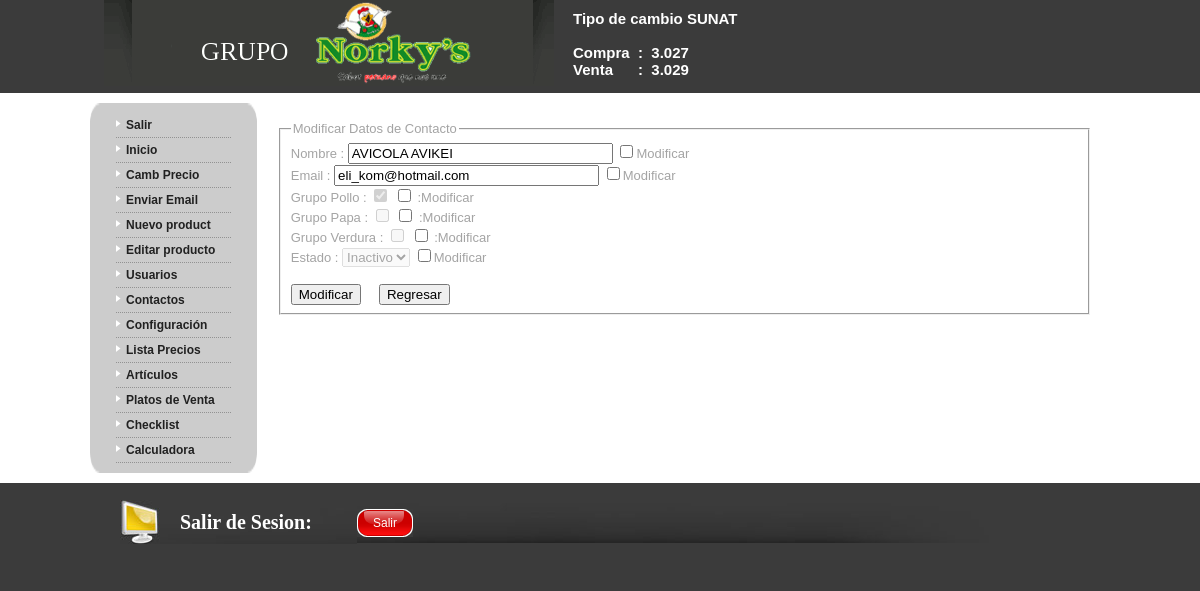
The page /index.php?modulo=contacto&pagina=contactos_editar&id=2 (signed in) on the database its author committed.
### tables this page shows
CREATE TABLE `tcambio_sunat` (
  `id_tcambio_sunat` int(11) NOT NULL AUTO_INCREMENT,
  `cambio_compra` float NOT NULL,
  `cambio_venta` float NOT NULL,
  PRIMARY KEY (`id_tcambio_sunat`)
);

CREATE TABLE `emails` (
  `id_email` int(11) NOT NULL AUTO_INCREMENT,
  `nombre` varchar(45) NOT NULL,
  `email` varchar(45) NOT NULL,
  PRIMARY KEY (`id_email`)
);

CREATE TABLE `estados` (
  `id_estado` int(11) NOT NULL AUTO_INCREMENT,
  `estado` varchar(10) NOT NULL,
  PRIMARY KEY (`id_estado`)
);

### modulos/contacto/controlador/contactos_editar.php (called while the page is built, shortened)
<?php
	if(isset($_GET["id"])) {
		$id = addslashes(trim($_GET["id"]));
	}
	require "modelo/contacto.php";
	if (!empty ($_POST) ) {
		mysql_query("BEGIN");
		$concatenado = "";
		if (isset($_POST["nombreck"])) {
			$nombre = addslashes(trim($_POST["nombre"]));
			$concatenado = "nombre='$nombre', ";
		}
		if (isset($_POST["emailck"])) {
			$email = addslashes(trim($_POST["email"]));
			$concatenado = $concatenado."email='$email'";
		}
		if (!empty($concatenado)) {
			$query = "UPDATE emails SET $concatenado WHERE id_email=$id";
			contacto_modify($query, $db);
		}
		if (isset($_POST["estadock"])) {
			$estado = addslashes(trim($_POST["estado"]));
			if ($estado == "activo") {
				$id_estado = 1;
			}else{
				$id_estado = 2;
			}
		}
		if (!empty($estado)) {
			$query = "UPDATE rel_estados_emails SET id_estado='$id_estado' WHERE id_email=$id";
			contacto_modify($query, $db);
		}
		if (isset($_POST["g_pollock"])) {
			$query = "SELECT id_email_use_grp FROM emails_users_grupos WHERE id_email=$id AND id_grupo=1";
			$id_emailgrp = select_id($query, $db);
			if ($id_emailgrp) {
				if (isset($_POST["g_pollo"])) {
					$estado = 1;
				} else {
					$estado = 2;
				}
				$query = "UPDATE rel_estados_email_use_grps SET id_estado=$estado WHERE id_email_use_grp=$id_emailgrp";
				$idmod = contacto_modify($query, $db);
			}else{
				$query = "INSERT emails_users_grupos(id_email, id_grupo) VALUES($id, 1)";
				$id_emailgrp = contacto_insert($query, $db);
				$query = "INSERT rel_estados_email_use_grps(id_email_use_grp, id_estado) VALUES($id_emailgrp, 1)";
				$id_relemailgpr = contacto_insert($query,$db);
			}
		}
		if (isset($_POST["g_papack"])) {
			$query = "SELECT id_email_use_grp FROM emails_users_grupos WHERE id_email=$id AND id_grupo=2";
			$id_emailgrp = select_id($query, $db);
			if ($id_emailgrp) {
				if (isset($_POST["g_papa"])) {
					$estado = 1;
				} else {
					$estado = 2;
				}
				$query = "UPDATE rel_estados_email_use_grps SET id_estado=$estado WHERE id_email_use_grp=$id_emailgrp";
				$idmod = contacto_modify($query, $db);
			}else{
				$query = "INSERT emails_users_grupos(id_email, id_grupo) VALUES($id, 2)";
				$id_emailgrp = contacto_insert($query, $db);
				$query = "INSERT rel_estados_email_use_grps(id_email_use_grp, id_estado) VALUES($id_emailgrp, 1)";
				$id_relemailgpr = contacto_insert($query,$db);
			}
		}
		if (isset($_POST["g_verdurack"])) {
			$query = "SELECT id_email_use_grp FROM emails_users_grupos WHERE id_email=$id AND id_grupo=3";
			$id_emailgrp = select_id($query, $db);
			if ($id_emailgrp) {
				if (isset($_POST["g_verdura"])) {
					$estado = 1;
				} else {
					$estado = 2;
				}
				$query = "UPDATE rel_estados_email_use_grps SET id_estado=$estado WHERE id_email_use_grp=$id_emailgrp";
				$idmod = contacto_modify($query, $db);
			}else{
				$query = "INSERT emails_users_grupos(id_email, id_grupo) VALUES($id, 3)";
				$id_emailgrp = contacto_insert($query, $db);
				$query = "INSERT rel_estados_email_use_grps(id_email_use_grp, id_estado) VALUES($id_emailgrp, 1)";
				$id_relemailgpr = contacto_insert($query,$db);
			}
		}
		mysql_query("COMMIT");
		$lista = list_contacto($db);
		$vista = $dir_vista."/contactos_lista.php";
	}else{
		$editarcontacto = contacto_data($id, $db);
	}
require_once "temas/$tema/tema.php";
?>

### modulos/contacto/index.php (called while the page is built, shortened)
<?php
switch($pagina){
	case "contactos_editar":
		$controlador = $pagina.".php";
		break;
}
require_once "controlador/$controlador";
?>

### index.php (called while the page is built, shortened)
<?php
	$modulo = "principal";
	if(isset($_GET["modulo"])){
		$modulo = addslashes(trim($_GET["modulo"]));
	}
	require_once "modulos/$modulo/index.php";
?>

### modelo/lista.php (called while the page is built, shortened)
<?php
function tcambio_sunat()
{
	$fid = mysql_query("SELECT cambio_compra, cambio_venta FROM tcambio_sunat WHERE id_tcambio_sunat=1");
	$rs = mysql_fetch_assoc($fid);
	return $rs;
}
?>

### modelo/contacto.php (called while the page is built, shortened)
<?php
function contacto_data($id,$db)
{
	$query = "SELECT a.id_email, nombre, email, f.estado AS estmail, b.id_email_use_grp AS rel_mail, b.id_grupo, grupo, g.estado AS estgrp FROM emails AS a ".
			"INNER JOIN emails_users_grupos AS b ON a.id_email=b.id_email ".
			"INNER JOIN emails_grupos AS c ON b.id_grupo=c.id_grupo ".
			"INNER JOIN rel_estados_emails AS d ON a.id_email=d.id_email ".
			"INNER JOIN rel_estados_email_use_grps AS e ON b.id_email_use_grp=e.id_email_use_grp ".
			"INNER JOIN estados AS f ON f.id_estado=d.id_estado ".
			"INNER JOIN estados AS g ON g.id_estado=e.id_estado ".
			"WHERE a.id_email=$id ";
	$contacto_data = rs_table($query, $db);
	return $contacto_data;
}
?>

### lib/php/funciones.php (called while the page is built, shortened)
<?php
function rs_table($query,$db)
{
	$rs = array();
	if(isset($GLOBALS["debug"]) && $GLOBALS["debug"]){
		$fetch = mysql_query($query) or die (mysql_error()."<br />".$query);
	}else{
		$fetch = mysql_query($query) or die ("error en la consulta");
	}
	while($row = mysql_fetch_assoc($fetch)){
		$rs[] = $row;
	}
	return $rs;
}
?>

### modulos/contacto/vista/contactos_editar.php (the view, shortened to what this page needs)
<br />
<form action="" method="post" enctype="multipart/form-data" onsubmit="return validausrmod(this)">
	<fieldset>
		<legend>Modificar Datos de Contacto</legend>
		<label>Nombre :</label>
		<input type ="text" id="nombre" name="nombre" size="30" readonly value="<?php echo $editarcontacto[0]['nombre'];?>" />
		<input type ="checkbox" id="modnombre" name="nombreck" value="nombreck" onclick="cambiareadonly(this)" />Modificar<br />
		<label>Email :</label>
		<input type = "text" id="email" name="email" size="30" readonly value="<?php echo $editarcontacto[0]['email'];?>" />
		<input type ="checkbox" id="modemail" name="emailck" value="emailck" onclick="cambiareadonly(this)" />Modificar<br />
		<?php
			$checko0 = "";
			$checka0 = "";
			$checkv0 = "";
			$checko1 = "";
			$checka1 = "";
			$checkv1 = "";
			$checko2 = "";
			$checka2 = "";
			$checkv2 = "";
			switch ($editarcontacto[0]['grupo']) {
				case "Pollo":
					if ($editarcontacto[0]['estgrp'] == "Activo") {
						$checko0 = "checked";
					}else{
						$checko0 = "";
					}
					break;
			}
			$checko = $checko0.$checko1.$checko2;
			$checka = $checka0.$checka1.$checka2;
			$checkv = $checkv0.$checkv1.$checkv2;
			echo "<label>Grupo Pollo :</label> \r";
			echo "<input type='checkbox' id='g_pollo' name='g_pollo' value='Pollo' $checko disabled /> \r";
			echo "<input type='checkbox' id='g_pollock' name='g_pollock' value='Pollo' onclick='cambiardisabledgrpollo(this)'/> :Modificar \r";
			echo "<br /> \r";
			echo "<label>Grupo Papa :</label> \r";
			echo "<input type='checkbox' id='g_papa' name='g_papa' value='Papa' $checka disabled /> \r";
			echo "<input type='checkbox' id='g_papack' name='g_papack' value='Papa' onclick='cambiardisabledgrpapa(this)' /> :Modificar \r";
			echo "<br /> \r";
			echo "<label>Grupo Verdura :</label> \r";
			echo "<input type='checkbox' id='g_verdura' name='g_verdura' value='Verdura' $checkv disabled /> \r";
			echo "<input type='checkbox' id='g_verdurack' name='g_verdurack' value='Verdura' onclick='cambiardisabledgrverdura(this)' /> :Modificar \r";
		?>
		<br />
		<label>Estado :</label>
		<select id="estado" name="estado" disabled="disabled">
			<?php if ($editarcontacto[0]['estmail'] == "Activo") { ?>
				<option value='activo' selected>Activo</option>
				<option value='inactivo'>Inactivo</option>
			<?php }else{ ?>
				<option value='inactivo' selected>Inactivo</option>
			<?php } ?>
		</select>
		<input type ="checkbox" id="modestado" name="estadock" value="estadock" onclick="cambiardisabled(this)" />Modificar<br />
		<br />
		<input type="submit" value="Modificar" />
		<input type="button" value="Regresar" onclick="window.location.href='index.php?modulo=contacto&pagina=contactos'" />
	</fieldset>
</form><br />

### temas/menuizquierda/controlador/tcambio_sunat.php
<?php
	require_once "modelo/lista.php";
	$cambio = tcambio_sunat();
	$compra = $cambio["cambio_compra"];
	$venta = $cambio["cambio_venta"];
	echo "<p>Tipo de cambio SUNAT</p><br />\n";
	echo "<p>Compra&nbsp; : &nbsp;".$compra."</p>\n";
	echo "<p>Venta &nbsp; &nbsp; &nbsp;: &nbsp;".$venta."</p>";
?>

### temas/menuizquierda/css/menuizquierda.css (style rules this page uses)
body { background-color:#3B3B3B; color:#A4A4A4; padding:0px; margin:0px; font:13px/17px Verdana, Arial, Helvetica, sans-serif; }
div, ul, li, h1, h2, h3, h4, p, img { margin:0px; padding:0px; }

### rows shown on the page
tcambio_sunat: cambio_compra "3.027", cambio_venta "3.029"
emails: nombre "AVICOLA AVIKEI", email "eli_kom@hotmail.com"
estados: estado "Inactivo"
